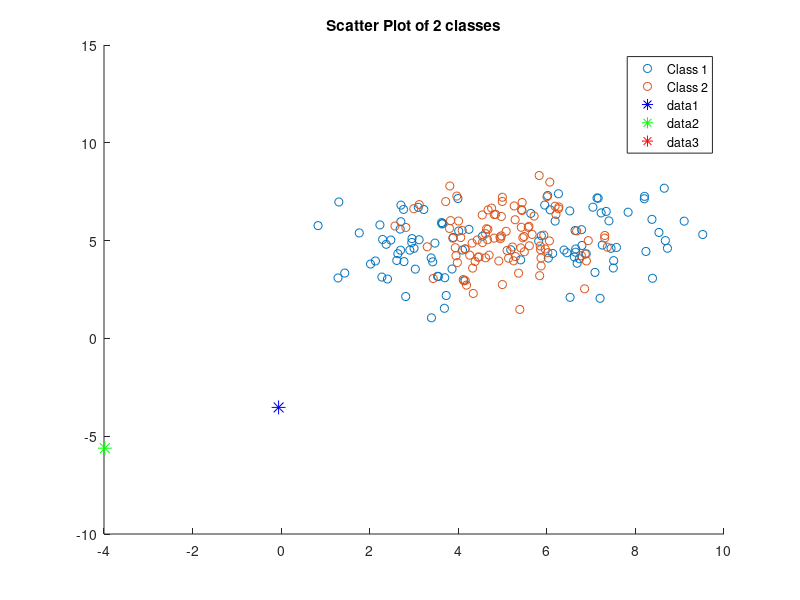

MATLAB code to generate this figure:
clc;
clear;

% Load dataz
load1 = load('data_lvq_A.mat');
load2 = load('data_lvq_B.mat');

data1mat = cell2mat(struct2cell(load1));
% Add labels
class1 = zeros(200,1);

data2mat = cell2mat(struct2cell(load2));
% Add labels
class2 = ones(200,1);

% Scatter plot
figure
scatter(data1mat(:,1), data1mat(:,2));

% Join data
fullData = [data1mat; data2mat];

hold on
scatter(data2mat(:,1), data2mat(:,2));
hold on
legend('Class 1','Class 2')
title('Scatter Plot of 2 classes');

% Main LVQ-1
numberOfPrototypes = 3;
numberOfClasses = 2;

% Calculate the class conditional means
class1mean = mean(data1mat);
class2mean = mean(data2mat);

% Init prototypes
%prototypes = zeros(3,2);

% Add random noise for each prototype
% Init weights with random noise
prototype1 = class1mean + randn(size(class1mean));
prototype2 = class2mean + randn(size(class2mean));
prototype3 = class1mean + randn(size(class1mean));

% Vectorize
prototypes = [prototype1; prototype2; prototype3];

% parameters of the algo
szData = size(fullData);
numberOfExamples = szData(1);
learningRate = 0.01; 
epochs = 1;
for j = 1:epochs
    % Do the loop for the number of epochs
    for i = 1:numberOfExamples
        % Get the current Point
        currentPoint = fullData(i,:);
        % Calculate the distances
        currentDistance = pdist2(currentPoint, prototypes,'euclidean');
        % Square the dist measure
        currentDistanceSquare = currentDistance.^2;
        % Calculate the min
        [currentMin minIdx] = min(currentDistanceSquare);

        % Update the positions of the prototypes based on the winner 
        % Get the winner closer
        prototypes(minIdx, :) = prototypes(minIdx, :) + learningRate*currentPoint;
        % Get the loosers further away
        prototypes([1:minIdx-1 minIdx+1:end],:) = prototypes([1:minIdx-1 minIdx+1:end],:) - learningRate*repmat(currentPoint,2,1);

    end
end

plot(prototypes(1,1), prototypes(1,2), 'r*','color','b','MarkerSize',10);
plot(prototypes(2,1), prototypes(2,2), 'r*','color','g','MarkerSize',10);
plot(prototypes(3,1), prototypes(3,2), 'r*','color','r','MarkerSize',10);

hold on




